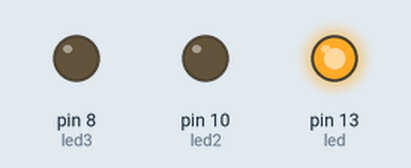
Simulated run of this sketch. Board: Arduino Uno, built with avr-gcc and run on an emulated ATmega328P. Parts: output pins drawn as LEDs (lit = HIGH).

Above: at 1.0 s.
At 2.7 s:
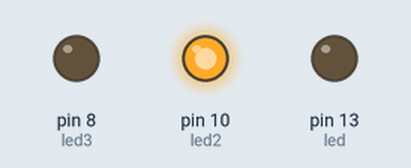
At 4.2 s:
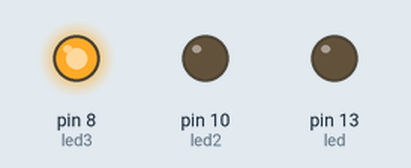
At 5.0 s:
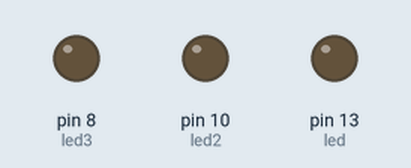
Timing chart, 0 to 7.2 s (numbered marks = the images above):
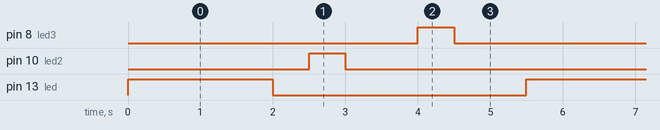

The sketch:

leds.ino
```cpp
int led = 13;
int led2 = 10;
int led3 = 8;

void setup() {
  pinMode(led, OUTPUT);
  pinMode(led2, OUTPUT);
  pinMode(led3, OUTPUT);

}

void loop() {
  digitalWrite(led, HIGH);
  delay(2000);
  digitalWrite(led, LOW);
  delay(500);

  digitalWrite(led2, HIGH);
  delay(500);
  digitalWrite(led2, LOW);
  delay(1000);

  digitalWrite(led3, HIGH);
  delay(500);
  digitalWrite(led3, LOW);
  delay(1000);
}
```

Measured:
- by itself, pin 8 (led3), pin 10 (led2): alternates HIGH for 0.50 s and LOW for 5.0 s
- by itself, pin 13 (led): alternates HIGH for 2.0 s and LOW for 3.5 s
- by itself, everything shown: repeats every 5.5 s, in 6 steps
